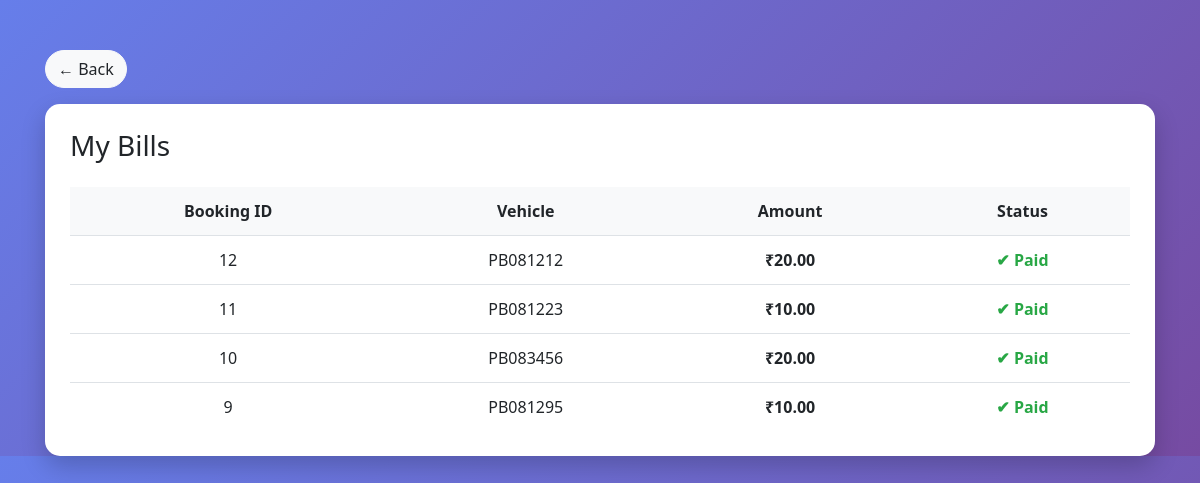
The page /users/bill.php (signed in) on the database its author committed.
### tables this page shows
CREATE TABLE `bookings` (
  `booking_id` int(11) NOT NULL,
  `user_id` int(11) DEFAULT NULL,
  `slot_id` int(11) DEFAULT NULL,
  `vehicle_no` varchar(20) DEFAULT NULL,
  `entry_time` datetime DEFAULT NULL,
  `exit_time` datetime DEFAULT NULL,
  `status` enum('in','out') DEFAULT 'in',
  `amount` decimal(10,2) DEFAULT NULL
);

### users/bill.php (the view, shortened to what this page needs)
<?php
include('../includes/dbconnection.php');
$user_id = $_SESSION['user_id'];
$query = mysqli_query($con, "
SELECT * FROM bookings
WHERE user_id='$user_id' AND amount IS NOT NULL
ORDER BY booking_id DESC
");
?>
<!DOCTYPE html>
<html>
<head>
<link rel="stylesheet" href="https://cdn.jsdelivr.net/npm/bootstrap@4.6.2/dist/css/bootstrap.min.css">
</head>
<body>
<div class="container">
<a href="dashboard.php" class="btn btn-light mb-3">
    ← Back
</a>
<div class="card-box">
<h3 class="mb-4">My Bills</h3>
<table class="table text-center">
<tr>
<th>Booking ID</th>
<th>Vehicle</th>
<th>Amount</th>
<th>Status</th>
</tr>
<?php while($row=mysqli_fetch_assoc($query)){ ?>
<tr>
<td><?php echo $row['booking_id']; ?></td>
<td><?php echo $row['vehicle_no']; ?></td>
<td><b>₹<?php echo $row['amount']; ?></b></td>
<td>
<?php if($row['status']=='out'){ ?>
    <span class="status-paid">✔ Paid</span>
<?php } else { ?>
    <span class="status-active">● Pending</span>
<?php } ?>
</td>
</tr>
<?php } ?>
</table>
</div>
</div>
</body>
</html>

### users/bill.php (style rules this page uses)
body { background: linear-gradient(135deg,#667eea,#764ba2); font-family:'Segoe UI', sans-serif; }
.container { margin-top:50px; }
.card-box { background:white; padding:25px; border-radius:15px; box-shadow:0 10px 25px rgba(0,0,0,0.2); }
.table { margin-bottom:0; }
.table th { background:#f8f9fa; border:none; font-weight:600; }
.table td { vertical-align:middle; }
.status-paid { color:#28a745; font-weight:600; }
.btn { border-radius:20px; }

### rows shown on the page
bookings: booking_id "12", vehicle_no "PB081212", amount "20.00", status "✔ Paid"
bookings: booking_id "11", vehicle_no "PB081223", amount "10.00", status "✔ Paid"
bookings: booking_id "10", vehicle_no "PB083456", amount "20.00", status "✔ Paid"
bookings: booking_id "9", vehicle_no "PB081295", amount "10.00", status "✔ Paid"
